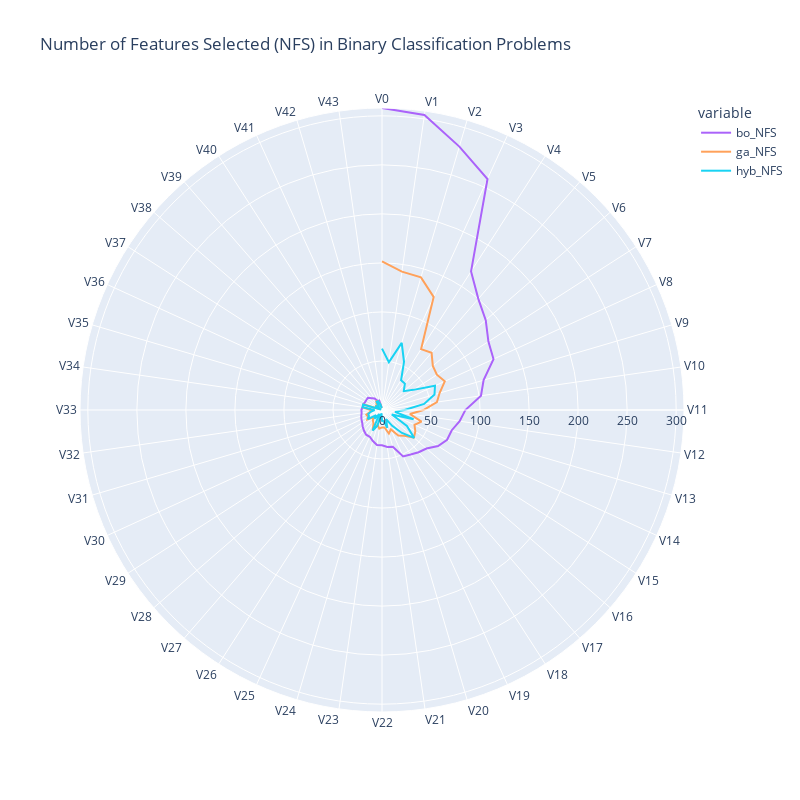
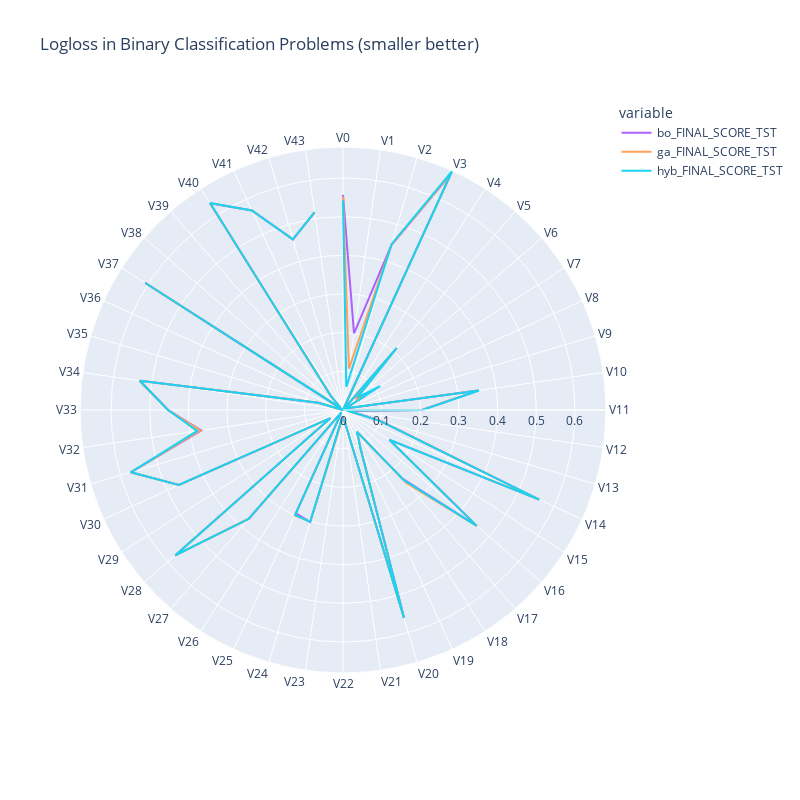

Source (notebook cell) for these figures, in order:
### Code cell
import matplotlib.pyplot as plt
import plotly.express as px
mat_merge_melt = mat_merge.query('score_type=="logloss"').sort_values('bo_NFS', ascending=False).melt(id_vars=['name_file'], value_vars=['bo_NFS', 'ga_NFS', 'hyb_NFS'])
mat_merge_melt['id_ds'] = mat_merge_melt['name_file'].map(dict(zip(mat_merge_melt['name_file'].unique(), ['V'+str(i) for i in range(len(mat_merge_melt['name_file'].unique()))])))
mat_merge_melt.head()

fig = px.line_polar(mat_merge_melt, r = 'value', theta = 'id_ds', 
#                     line_close = True,
                    color = 'variable', color_discrete_map = {'A': 'dodgerblue', 'B': 'gold', 'C': 'green'},
                    title='Number of Features Selected (NFS) in Binary Classification Problems',
#                    line_dash='variable'
                   )
# fig.update_traces(fill = 'toself')
fig.update_layout(width=800, height=800)
fig.show() 


mat_merge_melt = mat_merge.query('score_type=="logloss"').sort_values('bo_NFS', ascending=False).melt(id_vars=['name_file'], value_vars=['bo_FINAL_SCORE_TST', 'ga_FINAL_SCORE_TST', 'hyb_FINAL_SCORE_TST'])
mat_merge_melt['id_ds'] = mat_merge_melt['name_file'].map(dict(zip(mat_merge_melt['name_file'].unique(), ['V'+str(i) for i in range(len(mat_merge_melt['name_file'].unique()))])))
mat_merge_melt.head()

fig = px.line_polar(mat_merge_melt, r = 'value', theta = 'id_ds', 
#                     line_close = True,
                    color = 'variable', 
                    color_discrete_map = {'A': 'dodgerblue', 'B': 'gold', 'C': 'green'},
                    title='Logloss in Binary Classification Problems (smaller better)',
                    
#                     line_dash='variable'
                   )
# fig.update_traces(fill = 'toself')
fig.update_layout(width=800, height=800)
fig.show()

### Figure 1 — Plotly figure (JSON) as saved in the notebook; plotly's stock layout.template omitted (floating-point values rounded to 4 significant figures)
{"data": [{"hovertemplate": "variable=bo_NFS<br>value=%{r}<br>id_ds=%{theta}<extra></extra>", "legendgroup": "bo_NFS", "line": {"color": "#ab63fa", "dash": "solid"}, "marker": {"symbol": "circle"}, "mode": "lines", "name": "bo_NFS", "r": [308, 304, 280, 259, 168, 150, 140, 129, 125, 108, 102, 85, 80, 74, 73, 68, 60, 57, 54, 52, 39, 38, 36, 36, 33, 30, 30, 28, 26, 24, 23, 22, 21, 21, 20, 20, 19, 19, 19, 16, 14, 10, 10, 3], "showlegend": true, "subplot": "polar", "theta": ["V0", "V1", "V2", "V3", "V4", "V5", "V6", "V7", "V8", "V9", "V10", "V11", "V12", "V13", "V14", "V15", "V16", "V17", "V18", "V19", "V20", "V21", "V22", "V23", "V24", "V25", "V26", "V27", "V28", "V29", "V30", "V31", "V32", "V33", "V34", "V35", "V36", "V37", "V38", "V39", "V40", "V41", "V42", "V43"], "type": "scatterpolar"}, {"hovertemplate": "variable=ga_NFS<br>value=%{r}<br>id_ds=%{theta}<extra></extra>", "legendgroup": "ga_NFS", "line": {"color": "#FFA15A", "dash": "solid"}, "marker": {"symbol": "circle"}, "mode": "lines", "name": "ga_NFS", "r": [151.6, 142.6, 141, 126.8, 73.8, 77.2, 68.6, 66.5, 70.4, 61.2, 56.6, 42.2, 28.8, 42, 36.4, 40.4, 43, 34.8, 30.8, 21.8, 25, 18, 17.8, 19.25, 15.8, 22.6, 16, 14.2, 11.4, 17.8, 15.8, 16.6, 11.8, 11.4, 19.8, 19.6, 1.8, 8.2, 5.2, 8.6, 10.6, 9.8, 6.4, 2], "showlegend": true, "subplot": "polar", "theta": ["V0", "V1", "V2", "V3", "V4", "V5", "V6", "V7", "V8", "V9", "V10", "V11", "V12", "V13", "V14", "V15", "V16", "V17", "V18", "V19", "V20", "V21", "V22", "V23", "V24", "V25", "V26", "V27", "V28", "V29", "V30", "V31", "V32", "V33", "V34", "V35", "V36", "V37", "V38", "V39", "V40", "V41", "V42", "V43"], "type": "scatterpolar"}, {"hovertemplate": "variable=hyb_NFS<br>value=%{r}<br>id_ds=%{theta}<extra></extra>", "legendgroup": "hyb_NFS", "line": {"color": "#19d3f3", "dash": "solid"}, "marker": {"symbol": "circle"}, "mode": "lines", "name": "hyb_NFS", "r": [62.6, 49.2, 71.4, 54, 36, 35.6, 29.4, 38, 59.4, 55.8, 43.4, 23, 13.4, 33.6, 11, 30.2, 43.4, 31, 19.2, 10.2, 19, 11.4, 11, 3.4, 17, 23, 4.8, 11.8, 8, 17.2, 14.6, 14.6, 11.2, 7.6, 20, 20, 1, 8, 4.2, 4.8, 10, 9.8, 6, 2], "showlegend": true, "subplot": "polar", "theta": ["V0", "V1", "V2", "V3", "V4", "V5", "V6", "V7", "V8", "V9", "V10", "V11", "V12", "V13", "V14", "V15", "V16", "V17", "V18", "V19", "V20", "V21", "V22", "V23", "V24", "V25", "V26", "V27", "V28", "V29", "V30", "V31", "V32", "V33", "V34", "V35", "V36", "V37", "V38", "V39", "V40", "V41", "V42", "V43"], "type": "scatterpolar"}], "layout": {"height": 800, "legend": {"title": {"text": "variable"}, "tracegroupgap": 0}, "polar": {"angularaxis": {"direction": "clockwise", "rotation": 90}, "domain": {"x": [0, 1], "y": [0, 1]}}, "title": {"text": "Number of Features Selected (NFS) in Binary Classification Problems"}, "width": 800}}

### Figure 2 — Plotly figure (JSON) as saved in the notebook; plotly's stock layout.template omitted (floating-point values rounded to 4 significant figures)
{"data": [{"hovertemplate": "variable=bo_FINAL_SCORE_TST<br>value=%{r}<br>id_ds=%{theta}<extra></extra>", "legendgroup": "bo_FINAL_SCORE_TST", "line": {"color": "#ab63fa", "dash": "solid"}, "marker": {"symbol": "circle"}, "mode": "lines", "name": "bo_FINAL_SCORE_TST", "r": [0.5566, 0.2001, 0.4447, 0.6703, 9e-06, 0.2101, 0.044, 0.0666, 3.86e-05, 0.01765, 0.353, 0.2039, 0.01887, 0.101, 0.5579, 0.1431, 0.4552, 0.2346, 0.06889, 0.1081, 0.559, 0.02995, 0.02033, 0.02501, 0.3018, 0.2937, 0.00834, 0.3726, 0.5747, 0.03911, 0.4664, 0.5721, 0.3705, 0.4522, 0.5308, 0.06718, 5.5e-05, 0.6084, 0.008032, 0.04911, 0.636, 0.5676, 0.4598, 0.516], "showlegend": true, "subplot": "polar", "theta": ["V0", "V1", "V2", "V3", "V4", "V5", "V6", "V7", "V8", "V9", "V10", "V11", "V12", "V13", "V14", "V15", "V16", "V17", "V18", "V19", "V20", "V21", "V22", "V23", "V24", "V25", "V26", "V27", "V28", "V29", "V30", "V31", "V32", "V33", "V34", "V35", "V36", "V37", "V38", "V39", "V40", "V41", "V42", "V43"], "type": "scatterpolar"}, {"hovertemplate": "variable=ga_FINAL_SCORE_TST<br>value=%{r}<br>id_ds=%{theta}<extra></extra>", "legendgroup": "ga_FINAL_SCORE_TST", "line": {"color": "#FFA15A", "dash": "solid"}, "marker": {"symbol": "circle"}, "mode": "lines", "name": "ga_FINAL_SCORE_TST", "r": [0.5519, 0.1079, 0.4462, 0.6722, 9.4e-06, 0.2114, 0.04411, 0.07177, 3.92e-05, 0.01945, 0.3531, 0.2045, 0.009105, 0.1021, 0.5583, 0.1433, 0.4588, 0.2498, 0.06747, 0.1087, 0.5598, 0.03006, 0.02282, 0.03386, 0.3011, 0.2997, 0.007423, 0.3722, 0.574, 0.03889, 0.4665, 0.5724, 0.3732, 0.4528, 0.5323, 0.0693, 5.4e-05, 0.6074, 0.007497, 0.04767, 0.6361, 0.5675, 0.46, 0.5173], "showlegend": true, "subplot": "polar", "theta": ["V0", "V1", "V2", "V3", "V4", "V5", "V6", "V7", "V8", "V9", "V10", "V11", "V12", "V13", "V14", "V15", "V16", "V17", "V18", "V19", "V20", "V21", "V22", "V23", "V24", "V25", "V26", "V27", "V28", "V29", "V30", "V31", "V32", "V33", "V34", "V35", "V36", "V37", "V38", "V39", "V40", "V41", "V42", "V43"], "type": "scatterpolar"}, {"hovertemplate": "variable=hyb_FINAL_SCORE_TST<br>value=%{r}<br>id_ds=%{theta}<extra></extra>", "legendgroup": "hyb_FINAL_SCORE_TST", "line": {"color": "#19d3f3", "dash": "solid"}, "marker": {"symbol": "circle"}, "mode": "lines", "name": "hyb_FINAL_SCORE_TST", "r": [0.5421, 0.06076, 0.4476, 0.6803, 7.2e-06, 0.2126, 0.04957, 0.114, 5.28e-05, 0.01988, 0.3555, 0.2056, 0.009467, 0.09926, 0.5582, 0.1425, 0.4576, 0.2396, 0.06632, 0.1089, 0.5605, 0.02943, 0.02367, 0.0251, 0.3014, 0.2986, 0.00662, 0.3724, 0.5738, 0.03922, 0.4671, 0.5722, 0.3812, 0.4528, 0.531, 0.06698, 5.4e-05, 0.6076, 0.007726, 0.04796, 0.6363, 0.5675, 0.46, 0.5174], "showlegend": true, "subplot": "polar", "theta": ["V0", "V1", "V2", "V3", "V4", "V5", "V6", "V7", "V8", "V9", "V10", "V11", "V12", "V13", "V14", "V15", "V16", "V17", "V18", "V19", "V20", "V21", "V22", "V23", "V24", "V25", "V26", "V27", "V28", "V29", "V30", "V31", "V32", "V33", "V34", "V35", "V36", "V37", "V38", "V39", "V40", "V41", "V42", "V43"], "type": "scatterpolar"}], "layout": {"height": 800, "legend": {"title": {"text": "variable"}, "tracegroupgap": 0}, "polar": {"angularaxis": {"direction": "clockwise", "rotation": 90}, "domain": {"x": [0, 1], "y": [0, 1]}}, "title": {"text": "Logloss in Binary Classification Problems (smaller better)"}, "width": 800}}
